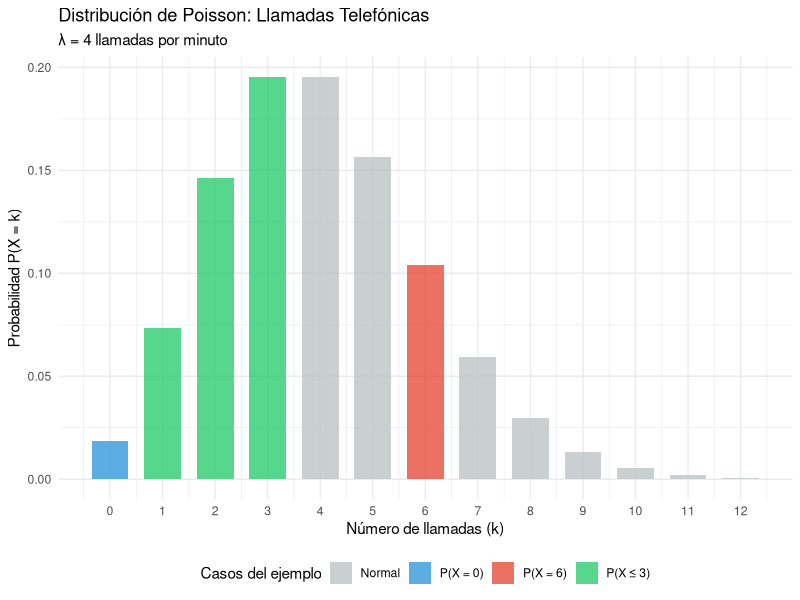
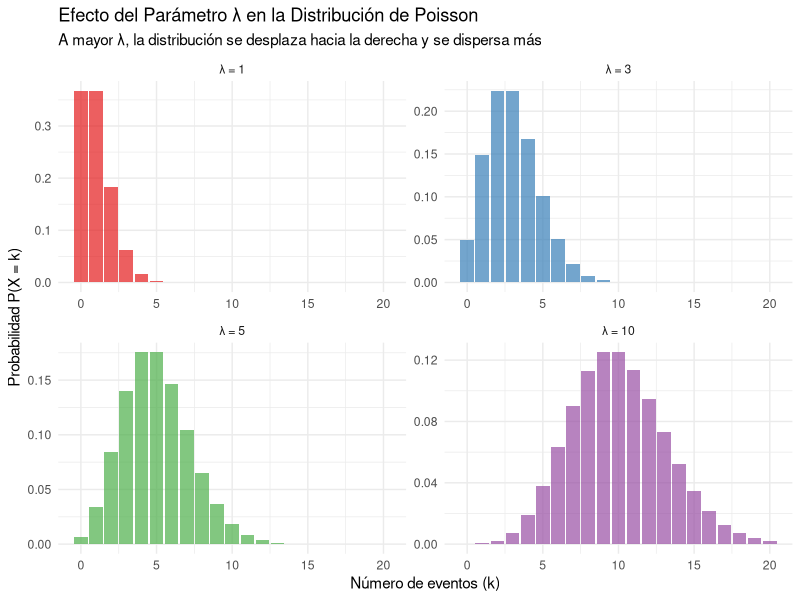
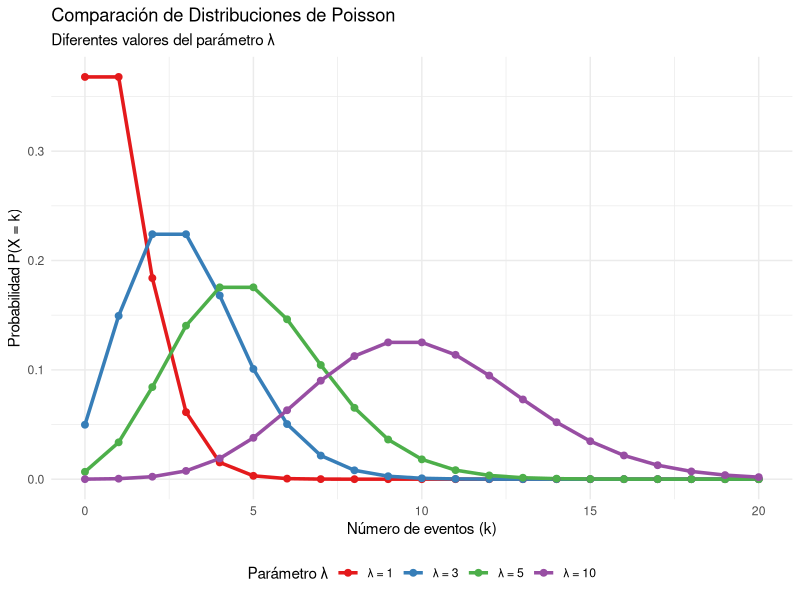
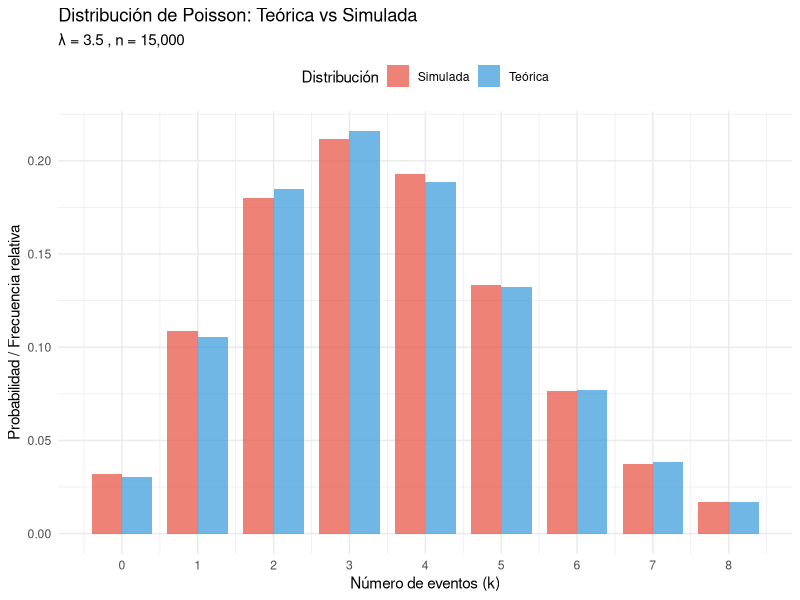
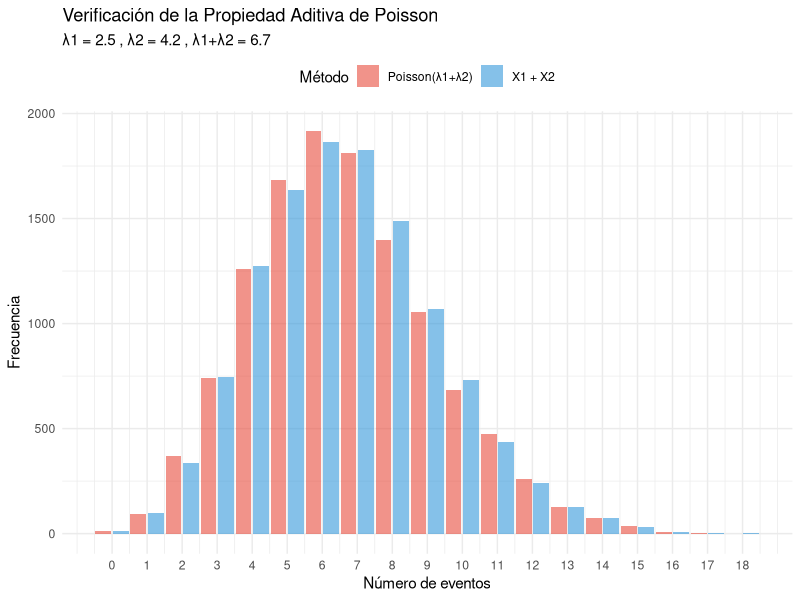
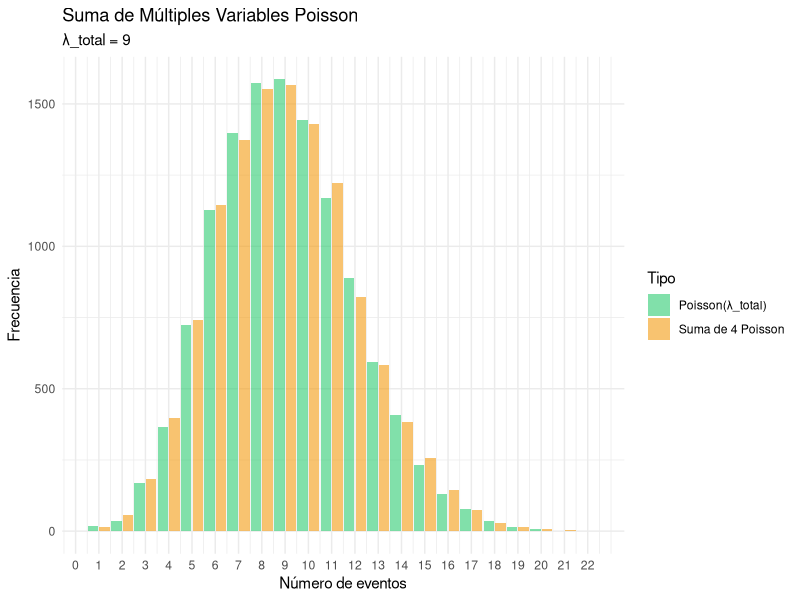
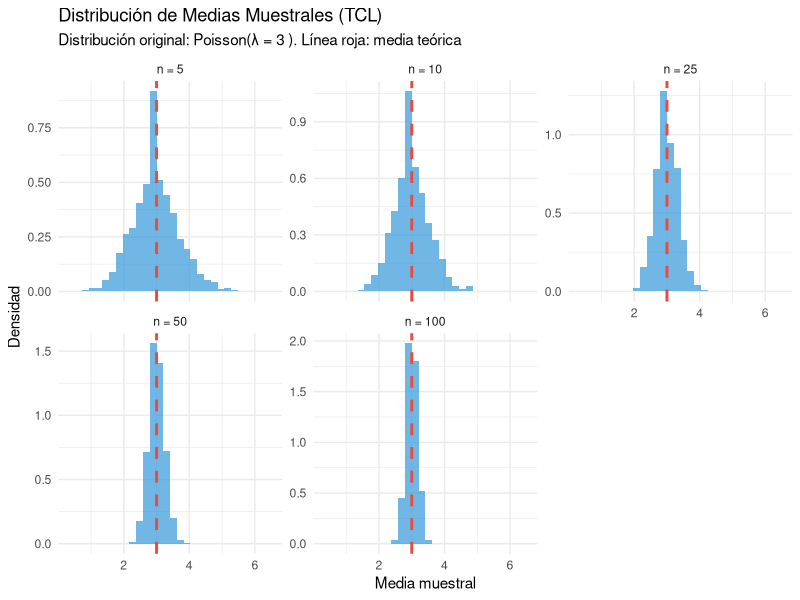
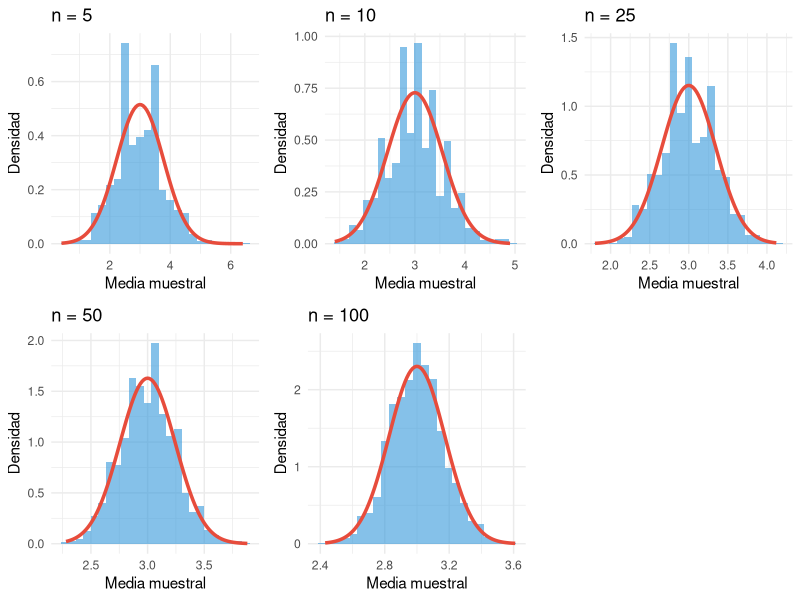

Generate these figures, in order, with R:
## ---- chunk 1
library(ggplot2)
library(dplyr)
library(knitr)
library(gridExtra)
library(patchwork)

## ---- chunk 2
# Parámetro
lambda <- 4

# a) P(X = 6)
prob_6 <- dpois(6, lambda)
cat("a) P(X = 6) =", round(prob_6, 4))

# Verificación manual
prob_6_manual <- (lambda^6 * exp(-lambda)) / factorial(6)
cat("\n   Verificación manual:", round(prob_6_manual, 4))

# b) P(X = 0)
prob_0 <- dpois(0, lambda)
cat("\n\nb) P(X = 0) =", round(prob_0, 4))

# c) P(X ≤ 3)
prob_3_o_menos <- ppois(3, lambda)
cat("\n\nc) P(X ≤ 3) =", round(prob_3_o_menos, 4))

# Verificación manual para c)
prob_3_manual <- sum(dpois(0:3, lambda))
cat("\n   Verificación manual:", round(prob_3_manual, 4))
## ---- chunk 3

cat("a) La probabilidad de recibir exactamente 6 llamadas en un minuto es", 
    round(prob_6, 6), "\n")

cat("b) La probabilidad de no recibir ninguna llamada en un minuto es", 
    round(prob_0 , 6), "\n")

cat("c) La probabilidad de recibir 3 o menos llamadas en un minuto es", 
    round(prob_3_o_menos, 6), "\n\n")

# Estadísticas adicionales
media <- lambda
varianza <- lambda
desv_std <- sqrt(lambda)

cat("Estadísticas de la distribución:\n")
cat("Media:", media, "llamadas por minuto\n")
cat("Varianza:", varianza, "\n")
cat("Desviación estándar:", round(desv_std, 2), "llamadas por minuto\n")
## ---- chunk 4
# Valores para graficar
k_vals <- 0:12
lambda <- 4
prob_vals <- dpois(k_vals, lambda)

# Data frame para ggplot
data_ejemplo <- data.frame(k = k_vals, probabilidad = prob_vals)

# Resaltar los valores del ejemplo
data_ejemplo$color <- "Normal"
data_ejemplo$color[data_ejemplo$k == 6] <- "P(X = 6)"
data_ejemplo$color[data_ejemplo$k == 0] <- "P(X = 0)"
data_ejemplo$color[data_ejemplo$k <= 3] <- ifelse(data_ejemplo$color[data_ejemplo$k <= 3] == "Normal", 
                                                 "P(X ≤ 3)", data_ejemplo$color[data_ejemplo$k <= 3])

# Gráfico
ggplot(data_ejemplo, aes(x = k, y = probabilidad, fill = color)) +
  geom_col(alpha = 0.8, width = 0.7) +
  labs(title = "Distribución de Poisson: Llamadas Telefónicas",
       subtitle = "λ = 4 llamadas por minuto",
       x = "Número de llamadas (k)",
       y = "Probabilidad P(X = k)",
       fill = "Casos del ejemplo") +
  theme_minimal() +
  scale_fill_manual(values = c("Normal" = "#BDC3C7", 
                              "P(X = 6)" = "#E74C3C", 
                              "P(X = 0)" = "#3498DB",
                              "P(X ≤ 3)" = "#2ECC71")) +
  scale_x_continuous(breaks = k_vals) +
  theme(legend.position = "bottom")
## ---- chunk 5
# Diferentes valores de lambda
lambda_values <- c(1, 3, 5, 10)

# Rango de k para cada lambda
k_max <- max(lambda_values) + 3 * sqrt(max(lambda_values))
k_vals <- 0:ceiling(k_max)

# Crear data frame para todos los valores
data_lambda <- expand.grid(k = k_vals, lambda = lambda_values)
data_lambda$probabilidad <- dpois(data_lambda$k, data_lambda$lambda)
data_lambda$lambda_label <- paste("λ =", data_lambda$lambda)
data_lambda$lambda_label <- factor(data_lambda$lambda_label, levels = c("λ = 1", "λ = 3", "λ = 5", "λ = 10"))


# Gráfico comparativo
ggplot(data_lambda, aes(x = k, y = probabilidad, fill = lambda_label)) +
  geom_col(alpha = 0.7, position = "identity") +
  facet_wrap(~lambda_label, scales = "free") +
  labs(title = "Efecto del Parámetro λ en la Distribución de Poisson",
       subtitle = "A mayor λ, la distribución se desplaza hacia la derecha y se dispersa más",
       x = "Número de eventos (k)",
       y = "Probabilidad P(X = k)") +
  theme_minimal() +
  theme(legend.position = "none") +
  scale_fill_brewer(type = "qual", palette = "Set1")
## ---- chunk 6
# Limitar k para mejor visualización
k_vals_plot <- 0:20

# Filtrar datos
data_plot <- data_lambda[data_lambda$k <= 20, ]

# Gráfico superpuesto
ggplot(data_plot, aes(x = k, y = probabilidad, color = lambda_label)) +
  geom_line(linewidth = 1.2) +
  geom_point(size = 2) +
  labs(title = "Comparación de Distribuciones de Poisson",
       subtitle = "Diferentes valores del parámetro λ",
       x = "Número de eventos (k)",
       y = "Probabilidad P(X = k)",
       color = "Parámetro λ") +
  theme_minimal() +
  scale_color_brewer(type = "qual", palette = "Set1") +
  theme(legend.position = "bottom")
## ---- chunk 7
# Crear tabla con estadísticas para diferentes lambdas
lambdas_tabla <- c(0.5, 1, 2, 3, 5, 8, 10, 15)

tabla_stats <- data.frame(
  Lambda = lambdas_tabla,
  Media = lambdas_tabla,
  Varianza = lambdas_tabla,
  Desv_Std = sqrt(lambdas_tabla),
  CV = 1/sqrt(lambdas_tabla),
  P_X_eq_0 = dpois(0, lambdas_tabla)
)



kable(tabla_stats, digits = 4,
      caption = "Parámetros estadísticos para diferentes valores de λ",
      col.names = c("λ", "Media", "Varianza", "Desv. Std.", "CV", "P(X=0)"))
## ---- chunk 8
# Parámetros para la simulación
lambda <- 3.5
n_sim <- 15000

# Simulación de valores
set.seed(42)
valores_simulados <- rpois(n_sim, lambda)

# Estadísticas de la simulación
media_sim <- mean(valores_simulados)
var_sim <- var(valores_simulados)
sd_sim <- sd(valores_simulados)

# Valores teóricos
media_teorica <- lambda
var_teorica <- lambda
sd_teorica <- sqrt(lambda)

# Tabla comparativa
comparacion <- data.frame(
  Estadística = c("Media", "Varianza", "Desv. Estándar"),
  Teórica = c(media_teorica, var_teorica, sd_teorica),
  Simulada = c(media_sim, var_sim, sd_sim),
  Diferencia = c(abs(media_teorica - media_sim), 
                 abs(var_teorica - var_sim), 
                 abs(sd_teorica - sd_sim)),
  Error_Relativo = c(abs(media_teorica - media_sim)/media_teorica * 100,
                     abs(var_teorica - var_sim)/var_teorica * 100,
                     abs(sd_teorica - sd_sim)/sd_teorica * 100)
)

kable(comparacion, digits = 4, 
      caption = paste("Comparación teórica vs simulada (λ =", lambda, ", n =", format(n_sim, big.mark = ",")),
      col.names = c("Estadística", "Teórica", "Simulada", "Diferencia", "Error Rel. (%)"))
## ---- chunk 9
# Rango de valores para comparar
k_max <- quantile(valores_simulados, 0.99)
k_vals <- 0:k_max

# Probabilidades teóricas
prob_teorica <- dpois(k_vals, lambda)

# Frecuencias relativas de la simulación
freq_tabla <- table(factor(valores_simulados, levels = k_vals))
freq_relativa <- as.numeric(freq_tabla) / n_sim

# Crear data frame para ggplot
data_comp <- data.frame(
  k = rep(k_vals, 2),
  Probabilidad = c(prob_teorica, freq_relativa),
  Tipo = rep(c("Teórica", "Simulada"), each = length(k_vals))
)

# Gráfico de barras comparativo
ggplot(data_comp, aes(x = k, y = Probabilidad, fill = Tipo)) +
  geom_col(position = "dodge", alpha = 0.7, width = 0.8) +
  scale_x_continuous(breaks = seq(0, k_max, by = 1)) +
  labs(title = "Distribución de Poisson: Teórica vs Simulada",
       subtitle = paste("λ =", lambda, ", n =", format(n_sim, big.mark = ",")),
       x = "Número de eventos (k)",
       y = "Probabilidad / Frecuencia relativa",
       fill = "Distribución") +
  theme_minimal() +
  theme(legend.position = "top") +
  scale_fill_manual(values = c("Teórica" = "#3498DB", "Simulada" = "#E74C3C")) 
  
## ---- chunk 10
# Parámetros para las dos variables Poisson
lambda1 <- 2.5
lambda2 <- 4.2
lambda_suma <- lambda1 + lambda2
n_sim_suma <- 12000

set.seed(123)

# Método 1: Generar dos Poisson independientes y sumarlas
X1 <- rpois(n_sim_suma, lambda1)
X2 <- rpois(n_sim_suma, lambda2)
suma_simulada <- X1 + X2

# Método 2: Generar directamente de Poisson(λ₁ + λ₂)
poisson_directa <- rpois(n_sim_suma, lambda_suma)

# Comparar estadísticas
stats_suma <- data.frame(
  Método = c("X₁ + X₂ (Suma)", "Poisson Directa", "Teórico"),
  Media = c(mean(suma_simulada), mean(poisson_directa), lambda_suma),
  Varianza = c(var(suma_simulada), var(poisson_directa), lambda_suma),
  Desv_Std = c(sd(suma_simulada), sd(poisson_directa), sqrt(lambda_suma)),
  Min = c(min(suma_simulada), min(poisson_directa), 0),
  Max = c(max(suma_simulada), max(poisson_directa), NA)
)

kable(stats_suma, digits = 4,
      caption = paste("Verificación suma de Poisson (λ₁ =", lambda1, ", λ₂ =", lambda2, ")"))

# Información adicional
cat("\nPARÁMETROS INDIVIDUALES:\n")
cat("========================\n")
cat("X₁ ~ Poisson(", lambda1, "): E(X₁) =", lambda1, ", Var(X₁) =", lambda1, "\n")
cat("X₂ ~ Poisson(", lambda2, "): E(X₂) =", lambda2, ", Var(X₂) =", lambda2, "\n\n")

cat("SUMA TEÓRICA:\n")
cat("=============\n")
cat("Y = X₁ + X₂ ~ Poisson(", lambda_suma, ")\n")
cat("E[Y] = E(X₁) + E(X₂) =", lambda_suma, "\n")
cat("Var(Y) = Var(X₁) + Var(X₂) =", lambda_suma, " (por independencia)\n")
## ---- chunk 11
# Crear data frame para comparación
data_suma_comp <- data.frame(
  valores = c(suma_simulada, poisson_directa),
  metodo = rep(c("X1 + X2", "Poisson(λ1+λ2)"), each = n_sim_suma)
)

# Histogramas superpuestos
ggplot(data_suma_comp, aes(x = valores, fill = metodo)) +
  geom_histogram(alpha = 0.6, binwidth = 1, position = "dodge2", center =0) +
  scale_x_continuous(breaks = seq(0, max(c(suma_simulada, poisson_directa)), by = 1)) +
  labs(title = "Verificación de la Propiedad Aditiva de Poisson",
       subtitle = paste("λ1 =", lambda1, ", λ2 =", lambda2, ", λ1+λ2 =", lambda_suma),
       x = "Número de eventos",
       y = "Frecuencia",
       fill = "Método") +
  theme_minimal() +
  theme(legend.position = "top") +
  scale_fill_manual(values = c("X1 + X2" = "#3498DB", "Poisson(λ1+λ2)" = "#E74C3C"))
## ---- chunk 12
# Suma de 4 variables Poisson independientes
lambdas <- c(1.5, 2.0, 2.5, 3.0)
lambda_total <- sum(lambdas)
n_vars <- length(lambdas)

# Generar las variables individuales
variables_poisson <- matrix(0, nrow = n_sim_suma, ncol = n_vars)
for(i in 1:n_vars) {
  variables_poisson[, i] <- rpois(n_sim_suma, lambdas[i])
}

# Suma de las 4 variables
suma_multiple <- rowSums(variables_poisson)

# Poisson directa con λ total
poisson_multiple_directa <- rpois(n_sim_suma, lambda_total)

# Estadísticas comparativas
cat("VERIFICACIÓN CON", n_vars, "VARIABLES POISSON\n")
cat("λ₁ =", lambdas[1], ", λ₂ =", lambdas[2], ", λ₃ =", lambdas[3], ", λ₄ =", lambdas[4], "\n")
cat("λ_total =", lambda_total, "\n\n")

stats_multiple <- data.frame(
  Distribución = c("Suma de 4 Poisson", "Poisson(λ_total)", "Diferencia"),
  Media = c(mean(suma_multiple), mean(poisson_multiple_directa), 
            abs(mean(suma_multiple) - mean(poisson_multiple_directa))),
  Varianza = c(var(suma_multiple), var(poisson_multiple_directa),
               abs(var(suma_multiple) - var(poisson_multiple_directa)))
)

kable(stats_multiple, digits = 4, 
      caption = "Estadísticas para suma de múltiples variables Poisson")

# Visualización
data_multiple <- data.frame(
  valores = c(suma_multiple, poisson_multiple_directa),
  tipo = rep(c("Suma de 4 Poisson", "Poisson(λ_total)"), each = n_sim_suma)
)

ggplot(data_multiple, aes(x = valores, fill = tipo)) +
  geom_histogram(alpha = 0.6, binwidth = 1, center=0, position = "dodge2") +
  scale_x_continuous(breaks = seq(0, max(c(suma_multiple, poisson_multiple_directa)), by = 1)) +
  labs(title = "Suma de Múltiples Variables Poisson",
       subtitle = paste("λ_total =", lambda_total),
       x = "Número de eventos",
       y = "Frecuencia",
       fill = "Tipo") +
  theme_minimal() +
  scale_fill_manual(values = c("#2ECC71", "#F39C12"))
## ---- chunk 13
# Parámetros del experimento
lambda_tcl <- 3
tamaños_muestra <- c(5, 10, 25, 50, 100)
num_muestras <- 2000

cat("CONFIGURACIÓN DEL EXPERIMENTO\n")
cat("=============================\n")
cat("Distribución original: Poisson(λ =", lambda_tcl, ")\n")
cat("Tamaños de muestra:", paste(tamaños_muestra, collapse = ", "), "\n")
cat("Número de muestras por tamaño:", num_muestras, "\n\n")

cat("Parámetros teóricos de la distribución original:\n")
cat("E[X] =", lambda_tcl, "\n")
cat("Var(X) =", lambda_tcl, "\n")
cat("SD(X) =", round(sqrt(lambda_tcl), 3), "\n")
## ---- chunk 14
# Función para generar medias muestrales
generar_medias_muestrales <- function(n, num_muestras, lambda) {
  medias <- numeric(num_muestras)
  for(i in 1:num_muestras) {
    muestra <- rpois(n, lambda)
    medias[i] <- mean(muestra)
  }
  return(medias)
}

# Generar medias para cada tamaño de muestra
set.seed(123)
medias_muestrales <- list()

for(i in seq_along(tamaños_muestra)) {
  n <- tamaños_muestra[i]
  medias_muestrales[[i]] <- generar_medias_muestrales(n, num_muestras, lambda_tcl)
  names(medias_muestrales)[i] <- paste("n", n, sep = "_")
}

# Crear data frame para análisis
data_tcl <- do.call(rbind, lapply(seq_along(medias_muestrales), function(i) {
  data.frame(
    media_muestral = medias_muestrales[[i]],
    n = tamaños_muestra[i],
    n_label = paste("n =", tamaños_muestra[i])
  )
}))

data_tcl$n_label <- factor(data_tcl$n_label, levels = c("n = 5", "n = 10", "n = 25", "n = 50", "n = 100"))

cat("Muestras generadas exitosamente.\n")
cat("Total de observaciones:", nrow(data_tcl), "\n")
## ---- chunk 15
# Calcular estadísticas para cada tamaño de muestra
estadisticas_tcl <- data.frame(
  n = tamaños_muestra,
  Media_Observada = sapply(medias_muestrales, mean),
  Media_Teorica = rep(lambda_tcl, length(tamaños_muestra)),
  Var_Observada = sapply(medias_muestrales, var),
  Var_Teorica = lambda_tcl / tamaños_muestra,
  SD_Observada = sapply(medias_muestrales, sd),
  SD_Teorica = sqrt(lambda_tcl / tamaños_muestra)
)

# Calcular errores

estadisticas_tcl <- estadisticas_tcl |> mutate(
  Error_Media = abs(Media_Observada - Media_Teorica),
  Error_Var = abs(Var_Observada - Var_Teorica),
  Error_SD = abs(SD_Observada - SD_Teorica))

kable(estadisticas_tcl, digits = 4,
      caption = "Convergencia de estadísticos de la media muestral",
      col.names = c("n", "Media Obs.", "Media Teór.", "Var. Obs.", "Var. Teór.", 
                   "SD Obs.", "SD Teór.", "Error Media", "Error Var.", "Error SD"))

## ---- chunk 16
# Histogramas de las medias muestrales
ggplot(data_tcl, aes(x = media_muestral)) +
  geom_histogram(aes(y = after_stat(density)), bins = 30, alpha = 0.7, fill = "#3498DB") +
  geom_vline(xintercept = lambda_tcl, color = "#E74C3C", linetype = "dashed", linewidth = 1) +
  facet_wrap(~n_label, scales = "free_y") +
  labs(title = "Distribución de Medias Muestrales (TCL)",
       subtitle = paste("Distribución original: Poisson(λ =", lambda_tcl, "). Línea roja: media teórica"),
       x = "Media muestral",
       y = "Densidad") +
  theme_minimal()
## ---- chunk 17
# Agregar curvas normales específicas para cada panel
data_tcl_split <- split(data_tcl, data_tcl$n_label)

plots_comparacion <- lapply(names(data_tcl_split), function(label) {
  datos <- data_tcl_split[[label]]
  n_val <- unique(datos$n)
  
  ggplot(datos, aes(x = media_muestral)) +
    geom_histogram(aes(y = after_stat(density)), bins = 25, alpha = 0.6, fill = "#3498DB") +
    stat_function(fun = dnorm, 
                  args = list(mean = lambda_tcl, sd = sqrt(lambda_tcl/n_val)), 
                  color = "#E74C3C", linewidth = 1.2) +
    ggtitle(label) +
    xlab("Media muestral") +
    ylab("Densidad") +
    theme_minimal()
})

# Combinar gráficos
do.call(grid.arrange, c(plots_comparacion, ncol = 3))
## ---- chunk 18
# Parámetros del problema
lambda_trafico <- 8.5  # 8.5 paquetes por segundo en promedio

cat("APLICACIÓN 1: TRÁFICO DE RED\n")
cat("============================\n")
cat("Parámetro: λ =", lambda_trafico, "paquetes por segundo\n\n")

# Preguntas típicas
cat("ANÁLISIS DEL TRÁFICO:\n")

# 1. Probabilidad de recibir exactamente 10 paquetes en un segundo
prob_10 <- dpois(10, lambda_trafico)
cat("1. P(X = 10 paquetes) =", round(prob_10, 4), "(", round(prob_10*100, 2), "%)\n")

# 2. Probabilidad de recibir más de 12 paquetes
prob_mas_12 <- 1 - ppois(12, lambda_trafico)
cat("2. P(X > 12 paquetes) =", round(prob_mas_12, 4), "(", round(prob_mas_12*100, 2), "%)\n")

# 3. Número esperado de paquetes en 5 segundos
# En 5 segundos: Y ~ Poisson(5λ)
lambda_5seg <- 5 * lambda_trafico
paquetes_5seg_esperados <- lambda_5seg
cat("3. Paquetes esperados en 5 segundos =", paquetes_5seg_esperados, "\n")

# 4. Probabilidad de sobrecarga (más de 15 paquetes por segundo)
prob_sobrecarga <- 1 - ppois(15, lambda_trafico)
cat("4. P(Sobrecarga) = P(X > 15) =", round(prob_sobrecarga, 4), "\n")

# Simulación para verificar
set.seed(456)
n_sim_trafico <- 10000
sim_paquetes <- rpois(n_sim_trafico, lambda_trafico)

cat("\nVERIFICACIÓN POR SIMULACIÓN (n =", format(n_sim_trafico, big.mark = ","), "):\n")
cat("Media simulada:", round(mean(sim_paquetes), 3), "(teórica:", lambda_trafico, ")\n")
cat("P(X = 10) simulada:", round(mean(sim_paquetes == 10), 4), "(teórica:", round(prob_10, 4), ")\n")
cat("P(X > 15) simulada:", round(mean(sim_paquetes > 15), 4), "(teórica:", round(prob_sobrecarga, 4), ")\n")
## ---- chunk 19
# Visualización del problema de tráfico
k_trafico <- 0:20
prob_trafico <- dpois(k_trafico, lambda_trafico)

data_trafico <- data.frame(
  paquetes = k_trafico,
  probabilidad = prob_trafico
)

# Definir zonas
data_trafico$zona <- case_when(
  data_trafico$paquetes <= 5 ~ "Bajo",
  data_trafico$paquetes <= 12 ~ "Normal", 
  data_trafico$paquetes <= 15 ~ "Alto",
  TRUE ~ "Sobrecarga"
)

ggplot(data_trafico, aes(x = paquetes, y = probabilidad, fill = zona)) +
  geom_col(alpha = 0.8) +
  labs(title = "Distribución del Tráfico de Red por Segundo",
       subtitle = paste("λ =", lambda_trafico, "paquetes/segundo"),
       x = "Número de paquetes",
       y = "Probabilidad",
       fill = "Zona de tráfico") +
  theme_minimal() +
  scale_fill_manual(values = c("Bajo" = "#2ECC71", "Normal" = "#3498DB", 
                              "Alto" = "#F39C12", "Sobrecarga" = "#E74C3C"))
## ---- chunk 20
# Parámetros del control de calidad
lambda_defectos <- 2.3  # 2.3 defectos por lote en promedio

cat("APLICACIÓN 2: CONTROL DE CALIDAD\n")
cat("================================\n")
cat("Parámetro: λ =", lambda_defectos, "defectos por lote\n\n")

# Análisis de calidad
cat("ANÁLISIS DE CONTROL DE CALIDAD:\n")

# 1. Probabilidad de lote perfecto (0 defectos)
prob_perfecto <- dpois(0, lambda_defectos)
cat("1. P(Lote perfecto) = P(X = 0) =", round(prob_perfecto, 4), "(", round(prob_perfecto*100, 1), "%)\n")

# 2. Probabilidad de lote aceptable (≤ 3 defectos)
prob_aceptable <- ppois(3, lambda_defectos)
cat("2. P(Lote aceptable) = P(X ≤ 3) =", round(prob_aceptable, 4), "(", round(prob_aceptable*100, 1), "%)\n")

# 3. Probabilidad de rechazo (> 5 defectos)
prob_rechazo <- 1 - ppois(5, lambda_defectos)
cat("3. P(Rechazo) = P(X > 5) =", round(prob_rechazo, 4), "(", round(prob_rechazo*100, 1), "%)\n")

# 4. Análisis económico
costo_defecto <- 50  # $50 por defecto
defectos_esperados <- lambda_defectos
costo_esperado_lote <- defectos_esperados * costo_defecto
cat("4. Costo esperado por defectos por lote: $", costo_esperado_lote, "\n")

# 5. Análisis de múltiples lotes
n_lotes <- 100
lambda_total <- n_lotes * lambda_defectos
cat("5. Defectos esperados en", n_lotes, "lotes:", lambda_total, "\n")

## ---- chunk 21
# Simulación del proceso de control de calidad
set.seed(789)
n_lotes_sim <- 1000
lotes_simulados <- rpois(n_lotes_sim, lambda_defectos)

# Clasificar lotes
clasificacion <- case_when(
  lotes_simulados == 0 ~ "Perfecto",
  lotes_simulados <= 3 ~ "Aceptable",
  lotes_simulados <= 5 ~ "Revisión",
  TRUE ~ "Rechazo"
)

# Crear data frame para visualización
data_calidad <- data.frame(
  defectos = lotes_simulados,
  clasificacion = factor(clasificacion, 
                        levels = c("Perfecto", "Aceptable", "Revisión", "Rechazo"))
)

# Gráfico de la simulación
ggplot(data_calidad, aes(x = defectos, fill = clasificacion)) +
  geom_histogram(bins = 15, alpha = 0.8, position = "stack") +
  labs(title = "Simulación de Control de Calidad",
       subtitle = paste("n =", format(n_lotes_sim, big.mark = ","), "lotes simulados"),
       x = "Número de defectos por lote",
       y = "Frecuencia",
       fill = "Clasificación") +
  theme_minimal() +
  scale_fill_manual(values = c("Perfecto" = "#2ECC71", "Aceptable" = "#3498DB",
                              "Revisión" = "#F39C12", "Rechazo" = "#E74C3C"))

# Tabla de resultados de la simulación
tabla_clasificacion <- table(clasificacion)
prop_clasificacion <- prop.table(tabla_clasificacion)

cat("\nRESULTADOS DE LA SIMULACIÓN:\n")
cat("============================\n")
for(i in 1:length(tabla_clasificacion)) {
  cat(names(tabla_clasificacion)[i], ":", tabla_clasificacion[i], 
      "lotes (", round(prop_clasificacion[i]*100, 1), "%)\n")
}
## ---- chunk 22
# Parámetros epidemiológicos
lambda_casos <- 4.2  # 4.2 casos nuevos por semana en promedio

cat("APLICACIÓN 3: EPIDEMIOLOGÍA\n")
cat("===========================\n")
cat("Parámetro: λ =", lambda_casos, "casos nuevos por semana\n\n")

cat("ANÁLISIS EPIDEMIOLÓGICO:\n")

# 1. Probabilidad de semana sin casos nuevos
prob_sin_casos <- dpois(0, lambda_casos)
cat("1. P(Semana sin casos) =", round(prob_sin_casos, 4), "(", round(prob_sin_casos*100, 1), "%)\n")

# 2. Probabilidad de brote (más de 8 casos)
prob_brote <- 1 - ppois(8, lambda_casos)
cat("2. P(Brote) = P(X > 8) =", round(prob_brote, 4), "(", round(prob_brote*100, 1), "%)\n")

# 3. Casos esperados en un mes (4 semanas)
casos_mes <- 4 * lambda_casos
cat("3. Casos esperados en un mes:", casos_mes, "\n")

# 4. Análisis de intervención
# Si una intervención reduce λ en 30%
lambda_intervencion <- lambda_casos * 0.7
reduccion_casos_mes <- (lambda_casos - lambda_intervencion) * 4
cat("4. Con intervención (reducción 30%):\n")
cat("   Nuevos casos esperados por semana:", lambda_intervencion, "\n")
cat("   Reducción esperada por mes:", reduccion_casos_mes, "casos\n")

# 5. Monitoreo de alertas
umbral_alerta <- 7
prob_alerta <- 1 - ppois(umbral_alerta - 1, lambda_casos)
cat("5. P(Alerta) = P(X ≥", umbral_alerta, ") =", round(prob_alerta, 4), "\n")
## ---- chunk 23
# Comparación antes y después de intervención
k_epi <- 0:15
prob_antes <- dpois(k_epi, lambda_casos)
prob_despues <- dpois(k_epi, lambda_intervencion)

data_epi <- data.frame(
  casos = rep(k_epi, 2),
  probabilidad = c(prob_antes, prob_despues),
  escenario = rep(c("Sin intervención", "Con intervención"), each = length(k_epi))
)

ggplot(data_epi, aes(x = casos, y = probabilidad, fill = escenario)) +
  geom_col(position = "dodge", alpha = 0.8) +
  geom_vline(xintercept = umbral_alerta - 0.5, linetype = "dashed", color = "red") +
  labs(title = "Impacto de Intervención en Salud Pública",
       subtitle = paste("Reducción del 30% en la incidencia (λ:", lambda_casos, "→", lambda_intervencion, ")"),
       x = "Número de casos nuevos por semana",
       y = "Probabilidad",
       fill = "Escenario",
       caption = "Línea roja: umbral de alerta") +
  theme_minimal() +
  scale_fill_manual(values = c("Sin intervención" = "#E74C3C", "Con intervención" = "#2ECC71"))
## ---- chunk 24
lambda_min <- 6

# a) P(X = 4) en 1 minuto
dpois(4, lambda = lambda_min)

# b) P(X = 0) en 30 segundos (lambda = 6*0.5)
dpois(0, lambda = lambda_min*0.5)

# c) Número esperado de llamadas en 1 hora (60 min)
lambda_hora <- lambda_min * 60
E_llamadas_hora <- lambda_hora
E_llamadas_hora

# d) P(8 <= X <= 12) en 2 minutos (lambda = 6*2)
lambda_2min <- lambda_min * 2
sum(dpois(8:12, lambda = lambda_2min))

## ---- chunk 25
# Parámetros originales
lambda_prod <- 0.015
n <- 500
lambda <- lambda_prod * n

# a) P(X=8)
dpois(8, lambda)

# b) P(X>=10)
1 - ppois(9, lambda)

# c) Número de productos para P(al menos 1 defecto) = 0.95
n_req <- -log(0.05)/lambda_prod
n_req

# d) Nueva tasa: 1.2 defectos por 100 productos
lambda_nuevo <- 500 * 0.012
1 - ppois(9, lambda_nuevo)

## ---- chunk 26
lambda <- 2.5

# a) Exactamente 3 pacientes en 1 hora
dpois(3, lambda = lambda * 1)

# b) Ningún paciente en 2 horas
dpois(0, lambda = lambda * 2)

# c) Probabilidad de superar capacidad 8 en 4 horas
lambda4 <- lambda * 4
1 - ppois(8, lambda4)

# d) Capacidad mínima para que P(saturación) < 0.1
qpois(0.9, lambda4)  # devuelve k tal que P(X <= k) >= 0.9

## ---- chunk 27
set.seed(123)

# Parámetros
lambda <- 7       # Poisson original
n <- 30           # tamaño de cada muestra
n_sim <- 10000    # número de repeticiones para el TCL

# Paso 1: Simular n_sim promedios de muestras de tamaño n
promedios <- replicate(n_sim, mean(rpois(n, lambda)))

# Paso 2: Estadísticos teóricos del promedio
mu_teo <- lambda
sigma_teo <- sqrt(lambda / n)

cat("Media teórica del promedio:", mu_teo, "\n")
cat("Desviación estándar teórica del promedio:", round(sigma_teo,4), "\n\n")

# Paso 3: Comparación gráfica
hist(promedios, probability = TRUE, breaks = 30,
     main = paste("Verificación TCL para Poisson(λ=", lambda, "), n=", n),
     xlab = "Promedio muestral", col = "lightblue", border = "white")

# Agregar curva normal teórica
x_vals <- seq(min(promedios), max(promedios), length.out = 200)
lines(x_vals, dnorm(x_vals, mean = mu_teo, sd = sigma_teo), col = "red", lwd = 2)

legend("topright", legend = c("Histograma muestral", "Normal teórica"),
       fill = c("lightblue", NA), border = c("white", NA),
       lty = c(NA,1), col = c(NA,"red"), lwd=c(NA,2))
# Media y varianza empírica de los promedios
mean(promedios)
var(promedios)
sd(promedios)

# Comparación con valores teóricos
cat("Media empírica:", mean(promedios), "\n")
cat("Varianza empírica:", var(promedios), " (teórica:", sigma_teo^2, ")\n")
## ---- chunk 28
set.seed(123)

# Parámetros
lambda1 <- 3.5
lambda2 <- 2.8
n_sim <- 10000

# a) Generar muestras y calcular la suma
X1 <- rpois(n_sim, lambda1)
X2 <- rpois(n_sim, lambda2)
Suma_X <- X1 + X2

# Estadísticos empíricos
mean_Suma <- mean(Suma_X)
var_Suma <- var(Suma_X)

cat("Media empírica de la suma:", mean_Suma, "\n")
cat("Varianza empírica de la suma:", var_Suma, "\n")

# b) Comparar con Poisson(6.3) directa
Suma_Poisson <- rpois(n_sim, lambda1 + lambda2)
mean_Pois <- mean(Suma_Poisson)
var_Pois <- var(Suma_Poisson)

cat("Media Poisson(6.3) directa:", mean_Pois, "\n")
cat("Varianza Poisson(6.3) directa:", var_Pois, "\n")

# Gráfico comparativo
hist(Suma_X, breaks = 0:max(Suma_X), freq = FALSE, col = "skyblue", border="white",
     main = "Suma X1+X2 vs Poisson(6.3)", xlab = "Valor")
lines(0:max(Suma_X), dpois(0:max(Suma_X), lambda1+lambda2), type = "b", col = "red", lwd = 2, pch=19)
legend("topright", legend = c("Simulación X1+X2","Poisson teórica"), col = c("skyblue","red"), 
       lwd=c(NA,2), pch=c(NA,19), bty="n")

lambda3 <- 1.2
lambda4 <- 0.8

# Generar 4 Poisson independientes
X3 <- rpois(n_sim, lambda3)
X4 <- rpois(n_sim, lambda4)

Suma_4 <- X1 + X2 + X3 + X4

# Estadísticos empíricos
mean_Suma4 <- mean(Suma_4)
var_Suma4 <- var(Suma_4)
cat("Media empírica suma 4 Poisson:", mean_Suma4, "\n")
cat("Varianza empírica suma 4 Poisson:", var_Suma4, "\n")

# Comparación con Poisson teórica
lambda_total <- lambda1 + lambda2 + lambda3 + lambda4
Suma4_Poisson <- rpois(n_sim, lambda_total)
mean_Pois4 <- mean(Suma4_Poisson)
var_Pois4 <- var(Suma4_Poisson)
cat("Media Poisson(8.3):", mean_Pois4, "\n")
cat("Varianza Poisson(8.3):", var_Pois4, "\n")

# Gráfico
hist(Suma_4, breaks=0:max(Suma_4), freq=FALSE, col="lightgreen", border="white",
     main="Suma de 4 Poisson vs Poisson(8.3)", xlab="Valor")
lines(0:max(Suma_4), dpois(0:max(Suma_4), lambda_total), type="b", col="red", lwd=2, pch=19)
legend("topright", legend=c("Simulación suma 4 Poisson","Poisson teórica"), col=c("lightgreen","red"),
       lwd=c(NA,2), pch=c(NA,19), bty="n")
## ---- chunk 29
lambda <- 15
capacidad <- 25

# a) Probabilidad de degradación
prob_degrad <- 1 - ppois(capacidad, lambda)
cat("Probabilidad de degradación (cap 25):", prob_degrad, "\n")

# b) Probabilidad con capacidad duplicada
capacidad2 <- 50
prob_degrad2 <- 1 - ppois(capacidad2, lambda)
cat("Probabilidad de degradación (cap 50):", prob_degrad2, "\n")

# c) Capacidad óptima para P(degradación)<0.01
cap_optima <- qpois(0.99, lambda)
cat("Capacidad óptima:", cap_optima, "\n")

# d) Simulación de 1 hora
set.seed(123)
n_minutos <- 60
visitantes <- rpois(n_minutos, lambda)
porc_degrad <- sum(visitantes > capacidad) / n_minutos * 100
cat("Porcentaje de minutos con degradación:", round(porc_degrad,4), "%\n")

## ---- chunk 30
lambda <- 8
inventario <- 12
prob_sin_stock <- 1 - ppois(inventario, lambda)
prob_sin_stock
inventario_opt <- qpois(0.95, lambda)
inventario_opt
x_max <- 30
x_vals <- 0:x_max
px <- dpois(x_vals, lambda)

# Inventario = 12
I <- 12
exceso <- sum(pmax(I - x_vals, 0) * px)
falta <- sum(pmax(x_vals - I, 0) * px)
costo_total <- 2*exceso + 15*falta + 10*I
costo_total
inventarios <- 0:20
costos_totales <- numeric(length(inventarios))

for(i in inventarios){
  exceso <- sum(pmax(i - x_vals, 0) * px)
  falta <- sum(pmax(x_vals - i, 0) * px)
  costos_totales[i+1] <- 2*exceso + 15*falta + 10*i
}

# Inventario óptimo
I_min <- inventarios[which.min(costos_totales)]
costo_min <- min(costos_totales)
cat("Inventario óptimo:", I_min, "\n")
cat("Costo total mínimo esperado:", round(costo_min,2), "\n")

# Gráfico de costo vs inventario
plot(inventarios, costos_totales, type="b", pch=19, col="blue",
     xlab="Inventario", ylab="Costo total esperado",
     main="Optimización de inventario")
abline(v=I_min, col="red", lty=2)

